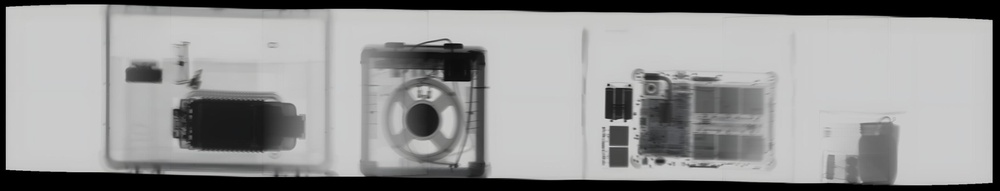
#> input picture xray.jpg, 1000 x 191 px, shrunk from 2942 x 562 before the run
$ jupyter execute main.ipynb
#> lines starting #> are read from the running program, lines starting #| are printed output that depends on the picture; after the words box and inside, x2 and y2 are one past the last pixel; in counts of white or black regions, pixels touching at a corner belong together
## Trabalho T1 de Processamento Digital de Imagens

### Introdução:

Em primeiro lugar, vamos realizar a leitura da imagem 'xray.jpg'. Assim, iremos carregar a imagem na variavel `frame` já em escala de cinza.

[cell 1]
from skimage.io import imread, imshow

frame = imread("xray.jpg", as_gray=True)
#> frame: shape (191, 1000) float64; min 0, max 0.839, mean 0.586
imshow(frame)

### Compreensão do histograma

Agora, vamos compreender como é a composição do histograma da imagem.

[cell 2]
from skimage.exposure import histogram
import matplotlib.pyplot as plt

hist, bins = histogram(frame)
#> hist = 256 values, max 26761 at index 242, min 0 at index 249, mean 746.1; bins = 256 values from 0.00164 to 0.838

fig, axes = plt.subplots(2, 1)
axes[0].imshow(frame, cmap="gray")
axes[1].plot(bins, hist)
#> figure, not shown here; panel 2: curve peaks at x = 0.795, y = 26761

Após vizualizarmos o histograma, podemos observar que ele está mal equalizado, ou seja com intenisdade mal definidas, cabendo a aplicação de uma equalização.

[cell 3]
import matplotlib.pyplot as plt
from skimage.exposure import equalize_hist
from skimage.exposure import histogram

equalized_frame = equalize_hist(frame)
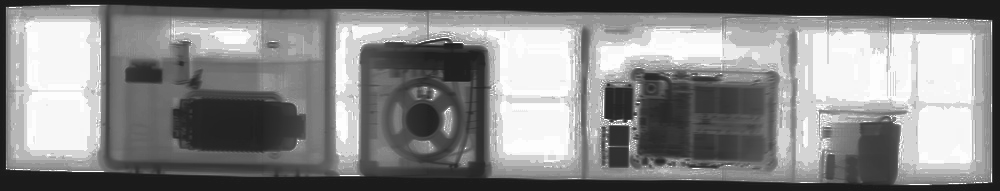
#> equalized_frame: shape (191, 1000) float64; min 0.107, max 1, mean 0.528
equalized_hist, equalized_bins = histogram(equalized_frame)
#> equalized_hist = 256 values, max 23192 at index 247, min 0 at index 116, mean 746.1; equalized_bins = 256 values from 0.108 to 0.998

fig, axes = plt.subplots(2, 1)
axes[0].imshow(equalized_frame, cmap="gray")
axes[1].plot(equalized_bins, equalized_hist)
#> figure, not shown here; panel 2: curve peaks at x = 0.97, y = 23192

Agora, comparando a imagem não equalizada e a imagem equalizada

[cell 4]
import matplotlib.pyplot as plt

fig, axes = plt.subplots(2, 2, figsize=(10,3))
axes[1,1].plot(equalized_bins, equalized_hist)
axes[0,1].imshow(equalized_frame, cmap="gray")
axes[1,0].plot(bins, hist)
axes[0,0].imshow(frame, cmap="gray")
#> figure, not shown here; panel 3: curve peaks at x = 0.795, y = 26761; panel 4: curve peaks at x = 0.97, y = 23192

Agora vamos aplicar um filtro de borramento e a equalização para vermos se conseguimos um histograma mais distribuido.

[cell 5]
import matplotlib.pyplot as plt
from skimage.exposure import equalize_hist
from skimage.exposure import histogram
from skimage.filters import gaussian

blured_frame = gaussian(frame)
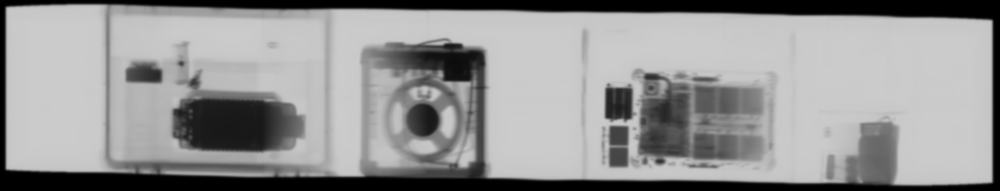
#> blured_frame: shape (191, 1000) float64; min 0, max 0.8, mean 0.586
blur_equalized_frame = equalize_hist(blured_frame)
blur_equalized_hist, blur_equalized_bins = histogram(blur_equalized_frame)
#> blur_equalized_hist = 256 values, max 18170 at index 0, min 71 at index 235, mean 746.1; blur_equalized_bins = 256 values from 0.0966 to 0.998

fig, axes = plt.subplots(2, 3, figsize=(15, 3))

# Coluna 1: Imagem original e histograma
axes[0, 0].imshow(frame, cmap="gray")
axes[0, 0].set_title("Imagem Original")
axes[1, 0].plot(bins, hist)
axes[1, 0].set_title("Histograma Original")
# Coluna 2: Imagem equalizada e histograma
axes[0, 1].imshow(equalized_frame, cmap="gray")
axes[0, 1].set_title("Imagem Equalizada")
axes[1, 1].plot(equalized_bins, equalized_hist)
axes[1, 1].set_title("Histograma Equalizado")
# Coluna 3: Imagem suavizada e histograma
axes[0, 2].imshow(blured_frame, cmap="gray")
axes[0, 2].set_title("Imagem Suavizada")
axes[1, 2].plot(blur_equalized_bins, blur_equalized_hist)
axes[1, 2].set_title("Histograma Equalizado com Suavização")

# Ajusta o espaçamento entre os subplots para melhorar a legibilidade
fig.tight_layout()
#> figure, not shown here; panel 4: curve peaks at x = 0.795, y = 26761; panel 5: curve peaks at x = 0.97, y = 23192; panel 6: curve peaks at x = 0.0966, y = 18170

Aqui, podemos perceber que o uso do filtro gaussiano para efeito de blur levou a perda de caracteristicas da imagem. Portanto iremos adotar apenas a equalização do histograma.

### Binarização do raio X

Após realizarmos os ajustes de intensidades, iremos aplicar uma binarização para removermos alguns ruidos presentes na imagem.

[cell 6]
from skimage.io import imshow
from skimage.filters import try_all_threshold

fig, ax = try_all_threshold(equalized_frame, figsize=(10, 8), verbose=False)
plt.show()
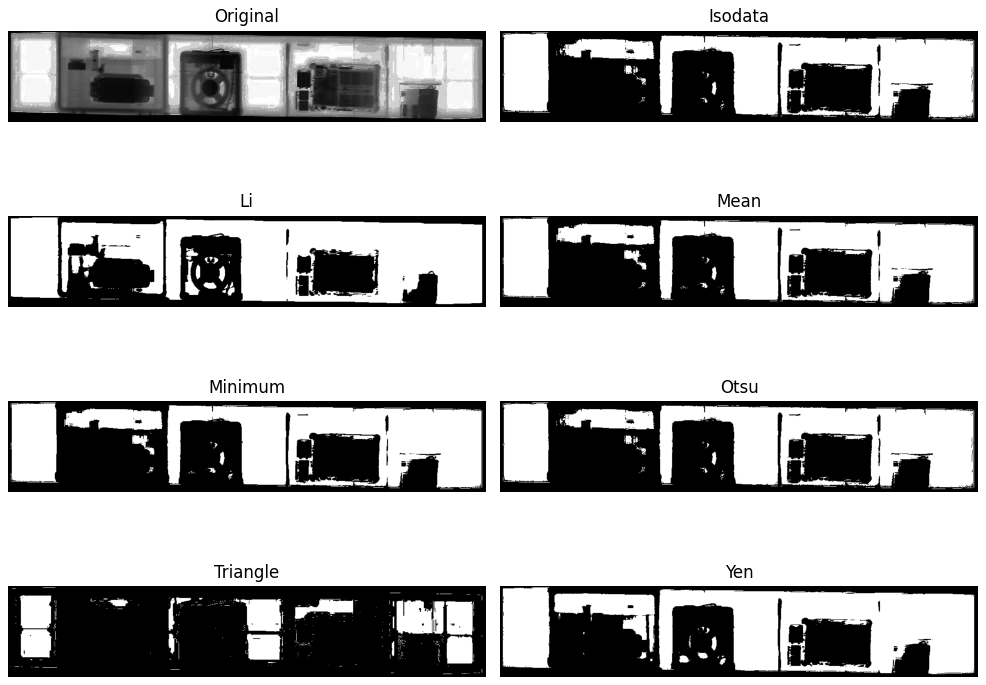
#> figure drawn by matplotlib, 8 panels

Após aplicar todos as tecnicas de threshold, pode-se perceber que a que melhor conservou as caracteristicas da imagem foi o Threshold Li. Agora iremos explorar ele em mais detalhes.

[cell 7]
from skimage.filters import threshold_li

# Aplicar o threshold de Li
li_threshold = threshold_li(equalized_frame)
#> li_threshold = 0.409
# Criar uma imagem binarizada com o valor do threshold
binary_frame = equalized_frame > li_threshold
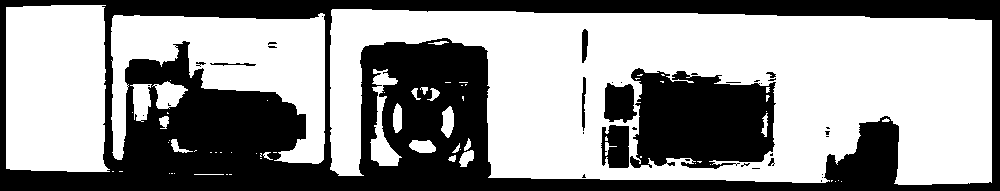
#> binary_frame: shape (191, 1000) bool; 58.9% white; 36 black regions (26 under 20 px), largest, box (x1, y1, x2, y2) and area: (0, 0, 1000, 191) 64421, (630, 68, 776, 169) 11334, (604, 83, 637, 123) 1016


# Mostrar os resultados
fig, axes = plt.subplots(2, 1, figsize=(10, 5))
axes[0].imshow(equalized_frame, cmap=plt.cm.gray)
axes[0].set_title('Imagem equalizda')
axes[1].imshow(binary_frame, cmap=plt.cm.gray)
axes[1].set_title(f'Imagem Binarizada (Threshold = {li_threshold:.2f})')

for a in ax:
    a.axis('off')
#> this loop made 8 passes

plt.tight_layout()
plt.show()

### Remoção de Ruidos

Identificando a barra preta

[cell 8]
barras_da_imagem = equalized_frame > 0.12
#> barras_da_imagem: shape (191, 1000) bool; 88.3% white; 4 black regions (3 under 20 px), largest, box (x1, y1, x2, y2) and area: (0, 0, 1000, 191) 22373
barras_da_imagem = 1 - barras_da_imagem

# Mostrar os resultados
fig, axes = plt.subplots(2, 1, figsize=(10, 5))
axes[0].imshow(binary_frame, cmap=plt.cm.gray)
axes[0].set_title('Imagem binarizada')
axes[1].imshow(barras_da_imagem, cmap=plt.cm.gray)
axes[1].set_title(f'Barras da imagem (Threshold = 0.13)')

for a in ax:
    a.axis('off')

plt.tight_layout()
plt.show()

Aplicando a remocao das barras:

[cell 9]
frame = binary_frame + barras_da_imagem
#> frame: shape (191, 1000) int64; values 0 (black) and 1 (white), 70.7% white; 185 black regions (166 under 20 px), largest, box (x1, y1, x2, y2) and area: (1, 0, 996, 189) 41320, (630, 68, 776, 169) 11334, (604, 83, 637, 123) 1016
# Mostrar os resultados
fig, axes = plt.subplots(2, 1, figsize=(10, 5))
axes[0].imshow(binary_frame, cmap=plt.cm.gray)
axes[0].set_title('Imagem Binarizada Original')
axes[1].imshow(frame, cmap=plt.cm.gray)
axes[1].set_title(f'Imagem Binarizada Sem a Barra')

for a in ax:
    a.axis('off')

plt.tight_layout()
plt.show()

Agora iremos aplicar uma etapa de fechamento para tirar ruidos pretos da imagem

[cell 10]
from skimage.morphology import binary_erosion, binary_dilation, square
from skimage.io import imshow

dilatation_mask = 15
erosion_mask = 45
frame_dilatation = binary_dilation(frame, footprint=square(dilatation_mask))
#> frame_dilatation: shape (191, 1000) bool; 89.4% white; 17 black regions (2 under 20 px), largest, box (x1, y1, x2, y2) and area: (130, 95, 305, 171) 6889, (645, 80, 762, 155) 6844, (368, 49, 481, 144) 3090
frame_erosion = binary_erosion(frame_dilatation, footprint=square(erosion_mask))
#> frame_erosion: shape (191, 1000) bool; 58.5% white; 4 black regions, box (x1, y1, x2, y2) and area: (108, 44, 327, 191) 26647, (346, 27, 504, 191) 23784, (590, 58, 784, 183) 21525, (812, 107, 914, 191) 7326

# Mostrar os resultados
fig, axes = plt.subplots(3, 1, figsize=(10, 5))
axes[0].imshow(frame, cmap=plt.cm.gray)
axes[0].set_title(f'Frame')
axes[1].imshow(frame_dilatation, cmap=plt.cm.gray)
axes[1].set_title(f'Closing(Footprint: square({dilatation_mask}))')
axes[2].imshow(frame_erosion, cmap=plt.cm.gray)
axes[2].set_title(f'Closing(Footprint: square({erosion_mask}))')

for a in ax:
    a.axis('off')

plt.tight_layout()
plt.show()

frame = frame_erosion

### Segmentação da imagem

[cell 11]
import matplotlib.pyplot as plt
from skimage import io, measure, color
from skimage.filters import threshold_otsu
from skimage.morphology import label

frame = 1 - frame
#> frame: shape (191, 1000) int64; values 0 (black) and 1 (white), 41.5% white; 4 white regions

# Labeling (rotulagem) das regiões conectadas
labeled_image = label(frame)
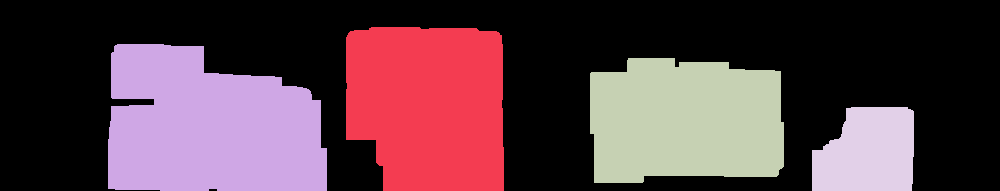
#> labeled_image: shape (191, 1000) int64; 5 distinct labels, from 0 to 4; one colour per label, 0 black

# Criar uma imagem colorida para visualizar melhor os objetos segmentados
image_label_overlay = color.label2rgb(labeled_image, image=frame)
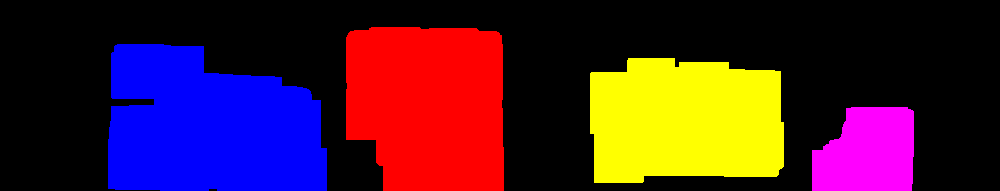
#> image_label_overlay: shape (191, 1000, 3) float64; mean R, G, B 0.0827, 0.0338, 0.0534; drawn with min black and max white

# Exibir as imagens
fig, ax = plt.subplots(1, 2, figsize=(15, 5))

# Imagem original
ax[0].imshow(frame, cmap='gray')
ax[0].set_title('Imagem Original')

# Imagem segmentada com rótulos
ax[1].imshow(image_label_overlay)
ax[1].set_title('Imagem Segmentada')

for a in ax:
    a.axis('off')

plt.tight_layout()
plt.show()

[cell 12]
import matplotlib.pyplot as plt
from skimage import io, measure, color
from skimage.filters import threshold_otsu
from skimage.morphology import label
from skimage.util import img_as_ubyte
from skimage.io import imread, imshow

original_frame = imread("xray.jpg")

# Identificar as propriedades das regiões
regions = measure.regionprops(labeled_image)
#> regions = 4 regions; box (x1, y1, x2, y2) and area: (108, 44, 327, 191) 26647, (346, 27, 504, 191) 23784, (590, 58, 784, 183) 21525, (812, 107, 914, 191) 7326

# Exibir a imagem original para referência
fig, ax = plt.subplots(1, len(regions) + 1, figsize=(15, 5))
ax[0].imshow(original_frame, cmap='gray')
ax[0].set_title('Imagem Original')
ax[0].axis('off')

# Cortar e exibir cada região segmentada
for i, region in enumerate(regions):
    # Coordenadas do bounding box (caixa delimitadora)
    min_row, min_col, max_row, max_col = region.bbox

    # Cortar a região da imagem original
    cropped_region = img_as_ubyte(original_frame[min_row:max_row, min_col:max_col])

    # Exibir a região cortada
    ax[i+1].imshow(cropped_region, cmap='gray')
    ax[i+1].set_title(f'objeto {i+1}')
    ax[i+1].axis('off')
#> this loop made 4 passes
#> (min_row, min_col, max_row, max_col) on passes 1 to 4: (27, 346, 191, 504), (44, 108, 191, 327), (58, 590, 183, 784), (107, 812, 191, 914)
#> pass 1, `cropped_region = img_as_ubyte(original_frame[min_row:max_row, min_col:..`:
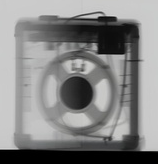
#> cropped_region: shape (164, 158, 3); mean R, G, B 132, 132.1, 131.9
#> pass 2, `cropped_region = img_as_ubyte(original_frame[min_row:max_row, min_col:..`:
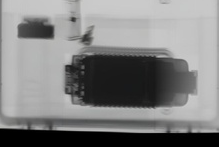
#> cropped_region: shape (147, 219, 3); mean R, G, B 128.8, 128.9, 128.8
#> pass 3, `cropped_region = img_as_ubyte(original_frame[min_row:max_row, min_col:..`:
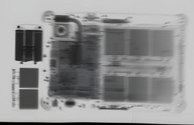
#> cropped_region: shape (125, 194, 3); mean R, G, B 144.3, 144.5, 144.5

plt.tight_layout()
plt.show()
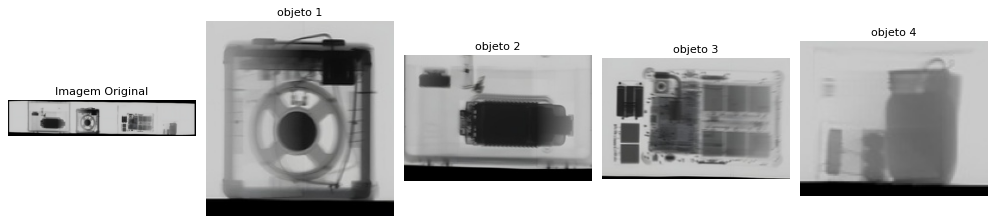
#> figure drawn by matplotlib, 5 panels
